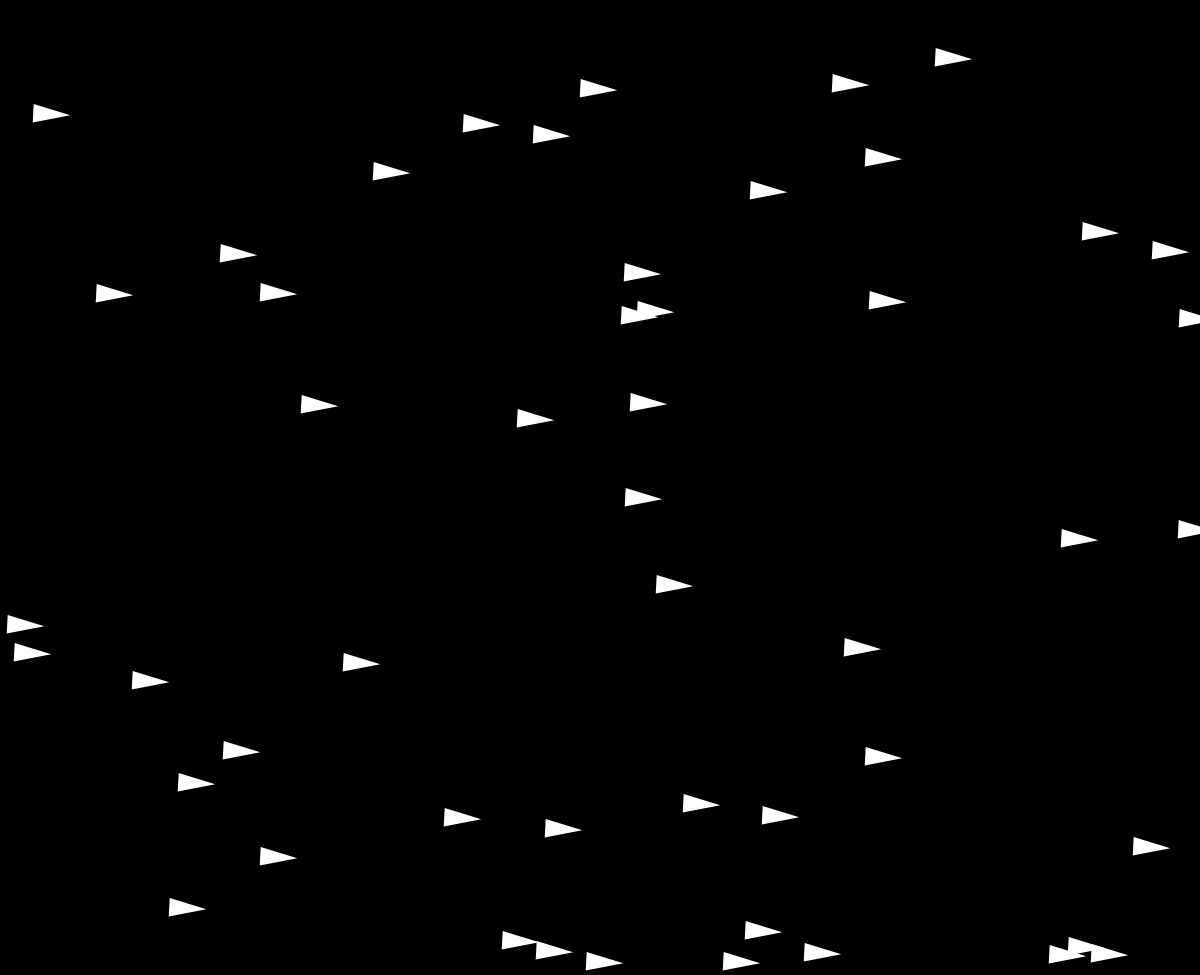
Frame 1 (no input)
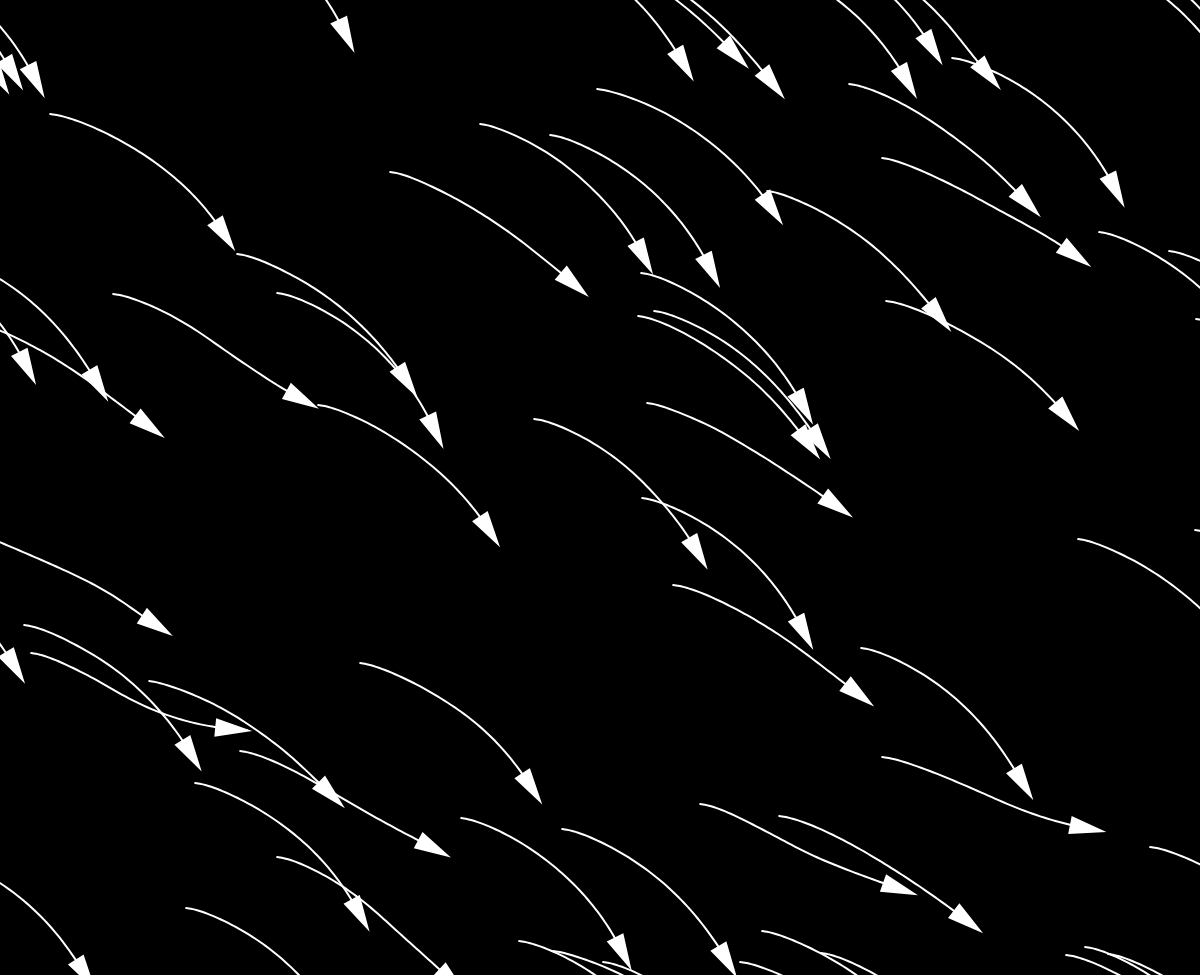
Frame 60 (no input)
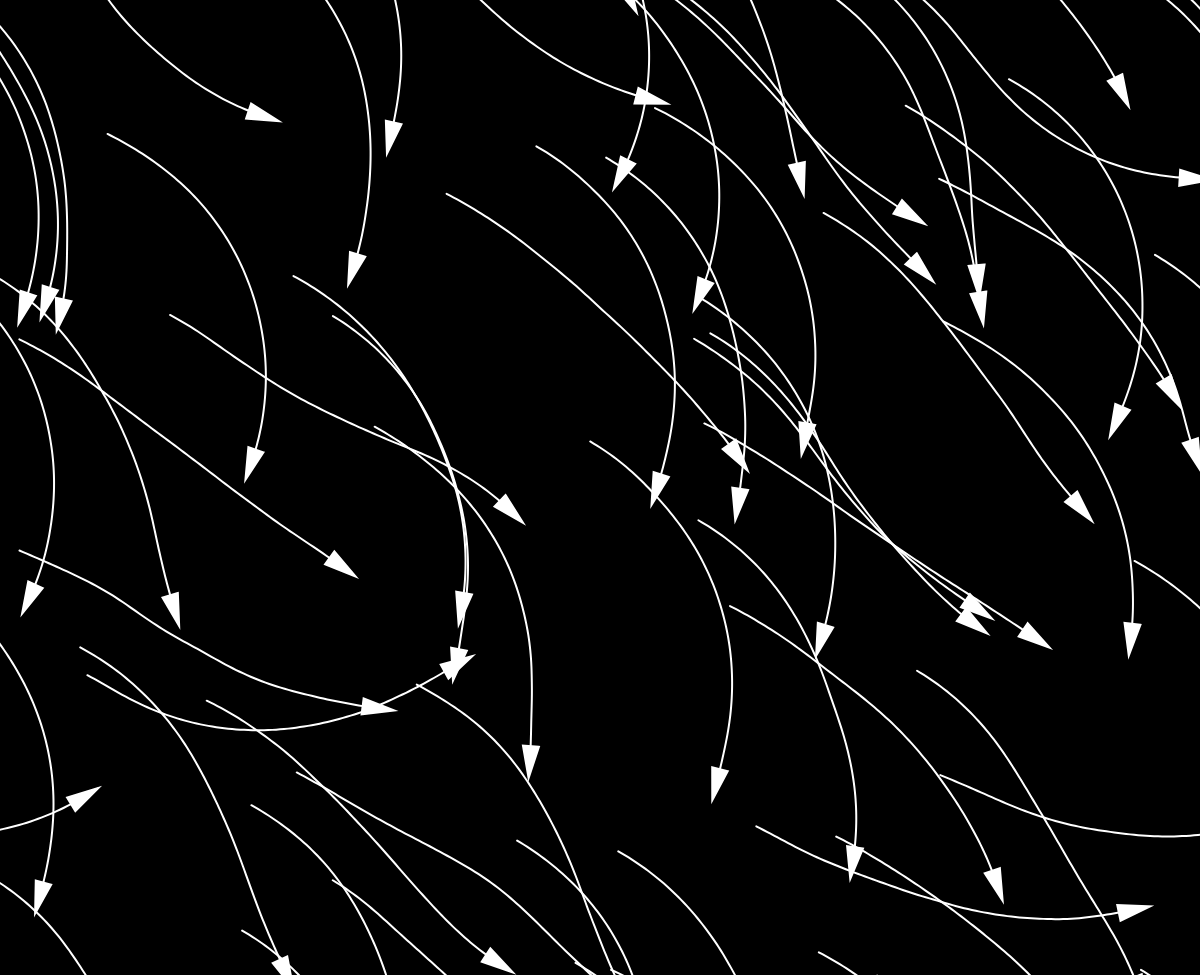
Frame 120 (the mouse pressed at the canvas centre since frame 60)

The p5.js sketch that drew these frames (run headless with seeded random() and noise() and a simulated clock; from frame 60 on, the mouse is pressed at the canvas centre):

// p5.js sketch
// ── sketch.js
class Vehicle {
    constructor(x, y) {
        this.pos = createVector(x, y);
        this.vel = createVector(1, 0);
        this.acc = createVector(0, 0);
        this.maxSpeed = 4;
        this.maxForce = 0.2;
        this.r = 16;

        this.wanderTheta = PI / 2;

        this.currentPath = [];
        this.paths = [this.currentPath];
    }

    wander() {
        let wanderPoint, wanderRadius, theta, x, y, steer, displaceRange;

        wanderPoint = this.vel.copy();
        wanderPoint.setMag(slider1.value());
        wanderPoint.add(this.pos);
        fill(255, 0, 0);
        noStroke();

        //renderred red dot
        //circle(wanderPoint.x, wanderPoint.y, 8);

        wanderRadius = slider2.value();
        noFill();

        //rener circle and vector to center of circle
        // stroke(255, 200);
        // circle(wanderPoint.x, wanderPoint.y, wanderRadius * 2);
        // line(this.pos.x, this.pos.y, wanderPoint.x, wanderPoint.y);

        theta = this.wanderTheta + this.vel.heading();

        x = wanderRadius * cos(theta);
        y = wanderRadius * sin(theta);
        wanderPoint.add(x, y);

        //render vector to center of circle target and target
        // fill(0, 255, 0);
        // noStroke();
        // circle(wanderPoint.x, wanderPoint.y, slider3.value() * 100);

        // stroke(255, 150);
        // line(this.pos.x, this.pos.y, wanderPoint.x, wanderPoint.y);

        steer = wanderPoint.sub(this.pos);
        steer.setMag(this.maxForce);
        this.applyForce(steer);

        displaceRange = slider3.value();
        if (!pause) this.wanderTheta += random(-displaceRange, displaceRange);
    }

    // evade(vehicle) {
    //     let pursuit = this.pursue(vehicle);
    //     pursuit.mult(-1);
    //     return pursuit;
    // }

    // pursue(vehicle) {
    //     let target = vehicle.pos.copy();
    //     let prediction = vehicle.vel.copy();
    //     prediction.mult(10);
    //     target.add(prediction);
    //     fill(0, 255, 0);
    //     circle(target.x, target.y, 16);
    //     return this.seek(target);
    // }

    // arrive(target) {
    //     return this.seek(target, true);
    // }

    // flee(target) {
    //     return this.seek(target).mult(-1);
    // }

    // seek(target, arrival = false) {
    //     let force = p5.Vector.sub(target, this.pos);
    //     let desiredSpeed = this.maxSpeed;
    //     if (arrival) {
    //         let slowRadius = 100;
    //         let distance = force.mag();
    //         if (distance < slowRadius) {
    //             desiredSpeed = map(distance, 0, slowRadius, 0, this.maxSpeed);
    //         }
    //     }
    //     force.setMag(desiredSpeed);
    //     force.sub(this.vel);
    //     force.limit(this.maxForce);
    //     return force;
    //}

    applyForce(force) {
        this.acc.add(force);
    }

    update() {
        this.vel.add(this.acc);
        this.vel.limit(this.maxSpeed);
        this.pos.add(this.vel);
        this.acc.set(0, 0);

        this.currentPath.push(this.pos.copy());

        let total = 0;
        for (let path of this.paths) {
            total += path.length;
        }

        if (total > 100) {
            this.paths[0].shift();
            if (this.paths[0].length === 0) {
                this.paths.shift();
            }
        }
    }

    show() {
        stroke(255);
        strokeWeight(2);
        fill(255);
        push();
        translate(this.pos.x, this.pos.y);
        rotate(this.vel.heading());
        triangle(-this.r, -this.r / 2, -this.r, this.r / 2, this.r, 0);
        pop();

        //render path
        for (let path of this.paths) {
            beginShape();
            noFill();
            for (let v of path) {
                vertex(v.x, v.y);
            }
            endShape();
        }
    }

    edges() {
        let hitEdge = false;
        if (this.pos.x > width + this.r) {
            this.pos.x = -this.r;
            hitEdge = true;
        } else if (this.pos.x < -this.r) {
            this.pos.x = width + this.r;
            hitEdge = true;
        }
        if (this.pos.y > height + this.r) {
            this.pos.y = -this.r;
            hitEdge = true;
        } else if (this.pos.y < -this.r) {
            this.pos.y = height + this.r;
            hitEdge = true;
        }

        if (hitEdge) {
            this.currentPath = [];
            this.paths.push(this.currentPath);
        }
    }
}

const rnd = (min, max) => Math.floor(Math.random() * (max - min + 1) + min);
let nb_vechicles = 50;
let vehicles = [];
let slider1, slider2, slider3;
let pause = false;

function setup() {
    createCanvas(windowWidth, windowHeight - 25);

    for (let i = 0; i < nb_vechicles; i++) { vehicles.push(new Vehicle(rnd(0, width), rnd(0, height))); }
    slider1 = createSlider(100, 250, 150);
    slider2 = createSlider(50, 100, 50);
    slider3 = createSlider(0.1, 0.5, 0.25, 0.01);
}

function draw() {
    background(0);

    for (const vehicle of vehicles) {
        vehicle.wander();
        vehicle.update();
        vehicle.show();
        vehicle.edges();
    }

}
